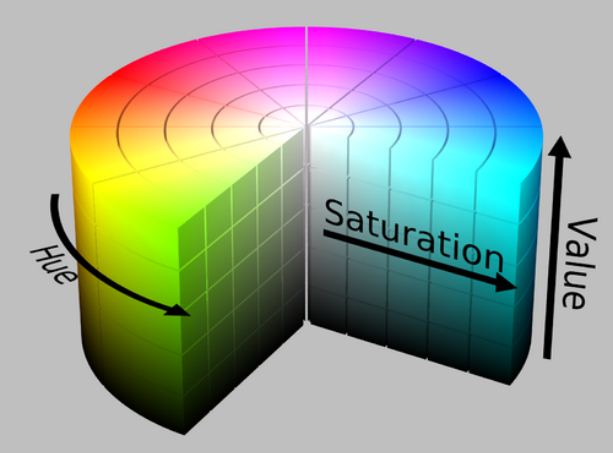
//> input picture learnOpencv/HSV/c++/19.png, 613 x 453 px
$ ./main   (built with g++ and OpenCV 4)
//> lines starting //> are read from the running program, lines starting //| are printed output that depends on the picture; after the words box and inside, x2 and y2 are one past the last pixel; in counts of white or black regions, pixels touching at a corner belong together
#include<opencv2/core/core.hpp>
#include<opencv2/highgui/highgui.hpp>
#include <opencv2/imgcodecs.hpp>
#include <opencv2/opencv.hpp>
#include<iostream>

using namespace std;
using namespace cv;

int main()
{
    Mat image = imread("../c++/19.png");
//> image is the input picture: 453 rows x 613 cols, CV_8UC3; mean B, G, R 148.4, 158.4, 150.9
    Mat blue;
    Mat red;
    cvtColor(image, image, COLOR_BGR2HSV);
//> image: 453 rows x 613 cols, CV_8UC3; mean H, S, V 41.7, 86.8, 178.4
    imshow("pic", image);
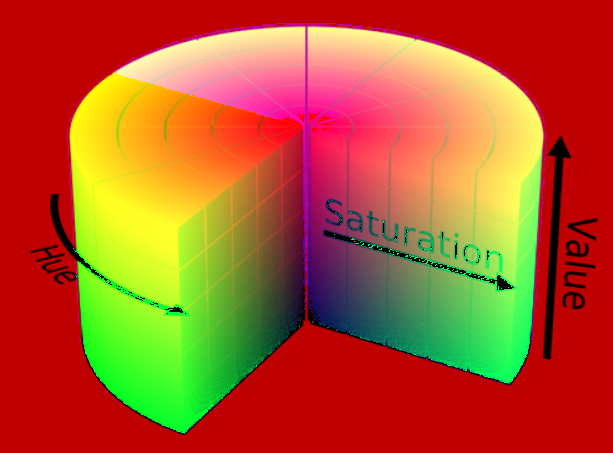
//> window 'pic': 453 rows x 613 cols, CV_8UC3; mean B, G, R 41.7, 86.8, 178.4
    inRange(image, Scalar(100, 50, 50),Scalar(130, 255, 255), blue);
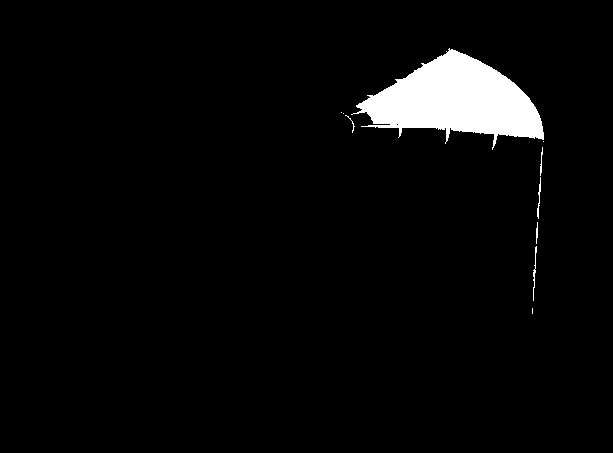
//> blue: 453 rows x 613 cols, CV_8UC1; 3.7% white; 10 white regions (4 under 20 px), largest, box (x1, y1, x2, y2) and area: (351, 48, 544, 150) 10167, (533, 246, 537, 301) 74, (537, 177, 541, 219) 64, (540, 147, 543, 176) 40, (536, 222, 538, 244) 32, (345, 115, 355, 133) 24
    inRange(image, Scalar(0, 50, 50), Scalar(10, 255, 255),red);
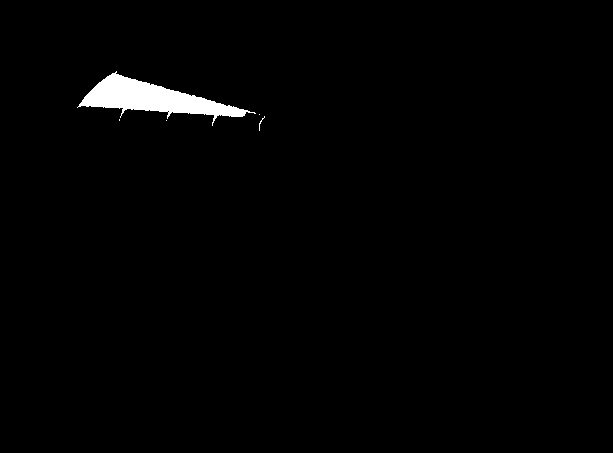
//> red: 453 rows x 613 cols, CV_8UC1; 1.3% white; 5 white regions (4 under 20 px), largest, box (x1, y1, x2, y2) and area: (77, 71, 256, 126) 3563
    imshow("blue", blue);
    imshow("red", red);
    waitKey(0);
    return 0;
}

$ run again, with learnOpencv/HSV/c++/21.png copied over learnOpencv/HSV/c++/19.png
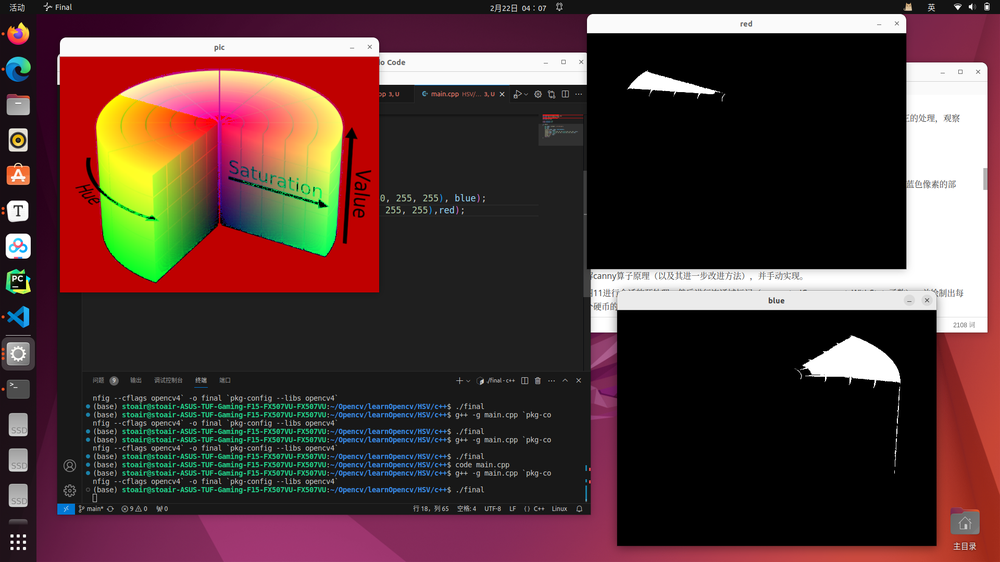
//> input picture learnOpencv/HSV/c++/21.png, 1000 x 562 px, shrunk from 1920 x 1080 before the run
//> image is the input picture: 562 rows x 1000 cols, CV_8UC3; mean B, G, R 54, 55.8, 79.7
//> image: 562 rows x 1000 cols, CV_8UC3; mean H, S, V 37.3, 68.7, 85.3
//> `inRange(image, Scalar(100, 50, 50),Scalar(130, 255, 255), blue);`:
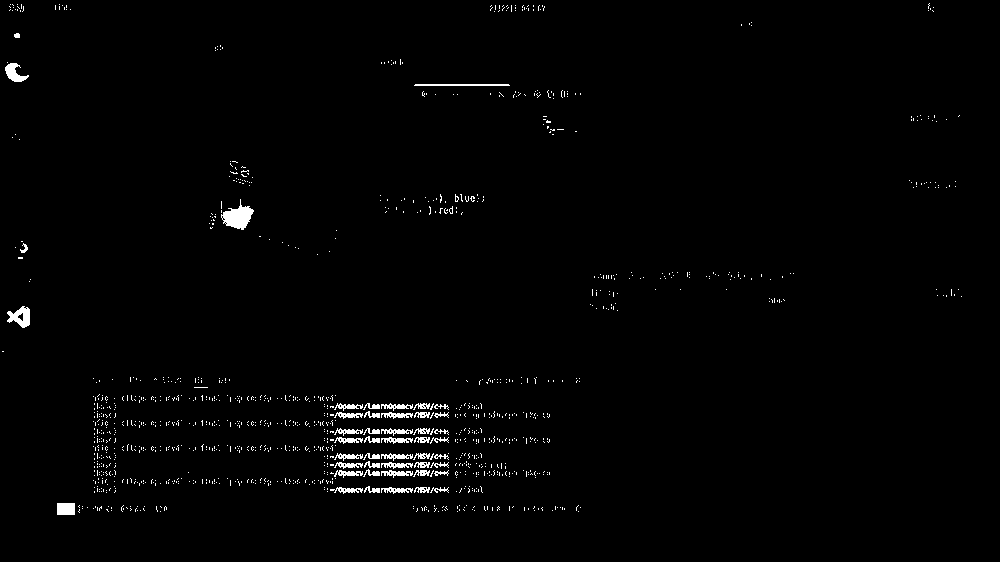
//> blue: 562 rows x 1000 cols, CV_8UC1; 1.3% white; 1215 white regions (1168 under 20 px), largest, box (x1, y1, x2, y2) and area: (221, 199, 254, 230) 525, (7, 306, 30, 328) 299, (5, 63, 29, 82) 237
//> `inRange(image, Scalar(0, 50, 50), Scalar(10, 255, 255),red);`:
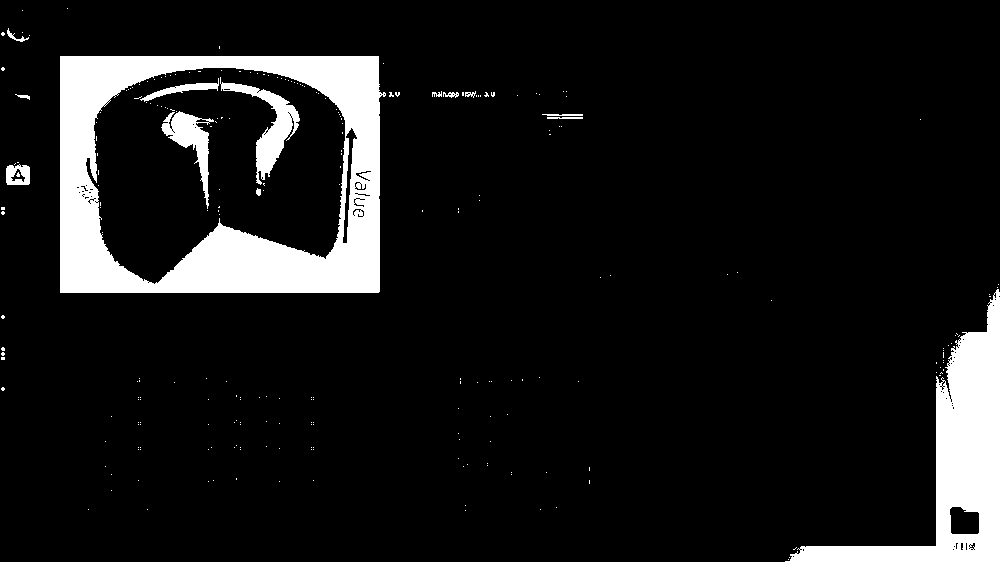
//> red: 562 rows x 1000 cols, CV_8UC1; 9.7% white; 251 white regions (237 under 20 px), largest, box (x1, y1, x2, y2) and area: (60, 56, 386, 293) 33275, (785, 289, 1000, 562) 15834, (220, 77, 300, 185) 2220
